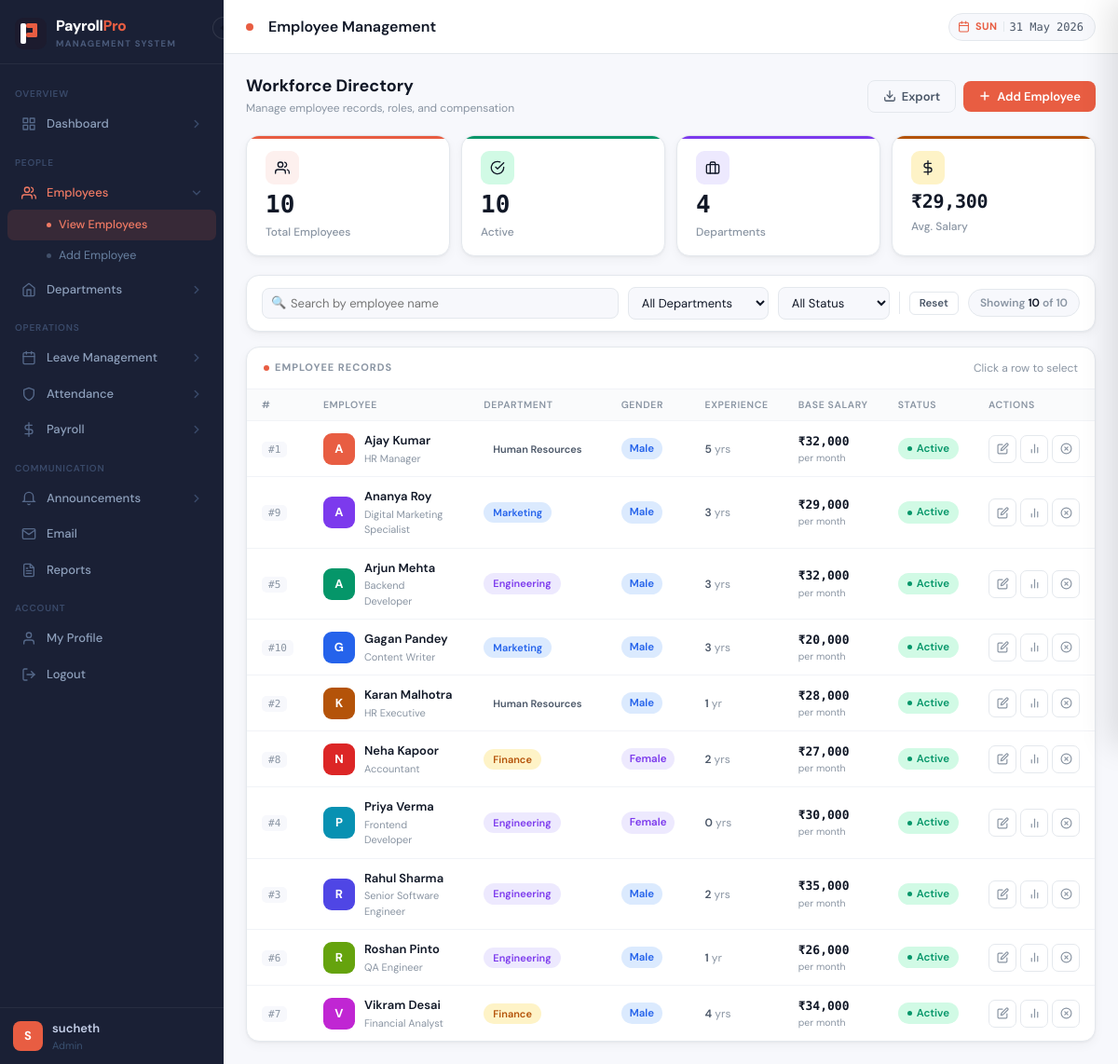
Page /employees (signed in) on the committed database.
### tables this page shows
CREATE TABLE employees (
        employee_id INTEGER PRIMARY KEY AUTOINCREMENT,
        name TEXT NOT NULL, email TEXT UNIQUE, phone TEXT,
        position TEXT, department_id INTEGER, base_salary REAL DEFAULT 0,
        join_date TEXT, status TEXT DEFAULT 'Active',
        profile_pic TEXT DEFAULT 'default.png'
    , gender TEXT DEFAULT '', experience_years INTEGER DEFAULT 0);

CREATE TABLE departments (
        department_id INTEGER PRIMARY KEY AUTOINCREMENT,
        dept_name TEXT NOT NULL UNIQUE, manager TEXT
    );

### app.py (the view)
@app.route("/employees")
@hr_required
def employees():
    conn = get_connection()
    emps = conn.execute("""
        SELECT e.*, d.dept_name FROM employees e
        JOIN departments d ON e.department_id=d.department_id
        ORDER BY e.name
    """).fetchall()
    depts = conn.execute("SELECT * FROM departments").fetchall()
    conn.close()
    open_modal = request.args.get("open") == "add"
    return render_template("employees.html", employees=emps, departments=depts, open_modal=open_modal)

### app.py (called while the page is built)
def hr_required(f):
    from functools import wraps
    @wraps(f)
    def decorated(*args, **kwargs):
        if "user_id" not in session:
            return redirect(url_for("login"))
        if session.get("role") not in ("admin", "hr"):
            flash("Access denied. HR/Admin only.", "danger")
            return redirect(url_for("dashboard"))
        return f(*args, **kwargs)
    return decorated

@app.context_processor
def inject_globals():
    return {"now": datetime.date.today(), "calendar": calendar}

### database.py (called while the page is built)
def get_db_path(username=None):
    DEMO_USERS = {"admin", "hr", "amit"}
    if username is None:
        try:
            from flask import session
            username = session.get("db_owner") or session.get("username", "")
        except RuntimeError:
            return DEMO_DB
    if not username or username.lower() in DEMO_USERS:
        return DEMO_DB
    safe = "".join(c for c in username.lower() if c.isalnum() or c == "_")
    return os.path.join(BASE_DIR, f"payroll_{safe}.db")

def get_connection(username=None):
    db_path = get_db_path(username)
    conn = sqlite3.connect(db_path, timeout=30, check_same_thread=False)
    conn.row_factory = sqlite3.Row
    conn.execute("PRAGMA foreign_keys = ON")
    conn.execute("PRAGMA journal_mode = WAL")
    return conn

### templates/employees.html (shortened to what this page needs)
{% extends "base.html" %}
{% block page_title %}Employee Management{% endblock %}
{% block content %}
<div class="em-page">
  <div class="em-header">
    <div class="em-header-left">
      <div class="em-header-title">Workforce Directory</div>
      <div class="em-header-sub">Manage employee records, roles, and compensation</div>
    </div>
    <div class="em-header-actions">
      <button class="btn btn-outline" onclick="exportTable()" title="Export CSV">
        <svg width="14" height="14" viewBox="0 0 24 24" fill="none" stroke="currentColor" stroke-width="2.2" stroke-linecap="round" stroke-linejoin="round"><path d="M21 15v4a2 2 0 0 1-2 2H5a2 2 0 0 1-2-2v-4"/><polyline points="7 10 12 15 17 10"/><line x1="12" y1="15" x2="12" y2="3"/></svg>
        Export
      </button>
      <button class="btn btn-primary" onclick="openAddModal()">
        <svg width="14" height="14" viewBox="0 0 24 24" fill="none" stroke="currentColor" stroke-width="2.5" stroke-linecap="round" stroke-linejoin="round"><line x1="12" y1="5" x2="12" y2="19"/><line x1="5" y1="12" x2="19" y2="12"/></svg>
        Add Employee
      </button>
    </div>
  </div>
  <div class="em-kpis">
    <div class="stat-card em-kpi-total">
      <div class="stat-icon">
        <svg width="16" height="16" viewBox="0 0 24 24" fill="none" stroke="currentColor" stroke-width="2" stroke-linecap="round" stroke-linejoin="round"><path d="M17 21v-2a4 4 0 0 0-4-4H5a4 4 0 0 0-4 4v2"/><circle cx="9" cy="7" r="4"/><path d="M23 21v-2a4 4 0 0 0-3-3.87"/><path d="M16 3.13a4 4 0 0 1 0 7.75"/></svg>
      </div>
      <div class="stat-value" id="kpiTotal">{{ employees|length }}</div>
      <div class="stat-label">Total Employees</div>
    </div>
    <div class="stat-card em-kpi-active">
      <div class="stat-icon">
        <svg width="16" height="16" viewBox="0 0 24 24" fill="none" stroke="currentColor" stroke-width="2" stroke-linecap="round" stroke-linejoin="round"><path d="M22 11.08V12a10 10 0 1 1-5.93-9.14"/><polyline points="22 4 12 14.01 9 11.01"/></svg>
      </div>
      <div class="stat-value" id="kpiActive">{{ employees|selectattr('status','equalto','Active')|list|length }}</div>
      <div class="stat-label">Active</div>
    </div>
    <div class="stat-card em-kpi-depts">
      <div class="stat-icon">
        <svg width="16" height="16" viewBox="0 0 24 24" fill="none" stroke="currentColor" stroke-width="2" stroke-linecap="round" stroke-linejoin="round"><rect x="2" y="7" width="20" height="14" rx="2"/><path d="M16 21V5a2 2 0 0 0-2-2h-4a2 2 0 0 0-2 2v16"/></svg>
      </div>
      <div class="stat-value">{{ departments|length }}</div>
      <div class="stat-label">Departments</div>
    </div>
    <div class="stat-card em-kpi-salary">
      <div class="stat-icon">
        <svg width="16" height="16" viewBox="0 0 24 24" fill="none" stroke="currentColor" stroke-width="2" stroke-linecap="round" stroke-linejoin="round"><line x1="12" y1="1" x2="12" y2="23"/><path d="M17 5H9.5a3.5 3.5 0 0 0 0 7h5a3.5 3.5 0 0 1 0 7H6"/></svg>
      </div>
      <div class="stat-value em-kpi-val-sm">
        {% if employees %}₹{{ "{:,.0f}".format((employees|sum(attribute='base_salary')) / employees|length) }}{% else %}—{% endif %}
      </div>
      <div class="stat-label">Avg. Salary</div>
    </div>
  </div>
  <div class="em-toolbar">
    <div class="em-search-wrap">
      <span class="em-search-icon">🔍</span>
      <input type="text" id="empSearch" class="em-search" placeholder="Search by employee name" oninput="filterEmployees()">
    </div>
    <select class="em-filter-sel" id="deptFilter" onchange="filterEmployees()">
      <option value="">All Departments</option>
    </select>
    <select class="em-filter-sel" id="statusFilter" onchange="filterEmployees()" style="min-width:120px;">
      <option value="">All Status</option>
    </select>
    <button class="btn btn-outline btn-xs" onclick="resetFilters()">Reset</button>
    <div class="em-count-chip">Showing <span id="visibleCount">{{ employees|length }}</span> of {{ employees|length }}</div>
  </div>
  <div class="em-table-card">
    <div class="em-table-hd">
      <div class="em-table-title">
        <span class="em-table-dot"></span>
        Employee Records
      </div>
      <span style="font-size:12px;color:var(--text-3);">Click a row to select</span>
    </div>
    {% if employees %}
    <table class="em-tbl" id="empTable">
      <thead>
        <tr>
          <th style="width:44px;">#</th>
          <th>Employee</th>
          <th>Department</th>
          <th>Gender</th>
          <th>Experience</th>
          <th>Base Salary</th>
          <th>Status</th>
          <th style="width:110px;">Actions</th>
        </tr>
      </thead>
      <tbody id="empTbody">
        {% for e in employees %}
        {% set av_colors = ['#e85d42','#7c3aed','#059669','#2563eb','#b45309','#dc2626','#0891b2','#4f46e5','#65a30d','#c026d3'] %}
        {% set av_color = av_colors[loop.index0 % 10] %}
        {% set dept_cls = e.dept_name.replace(' ','') %}
        <tr data-name="{{ e.name|lower }}" data-email="{{ (e.email or '')|lower }}"
            data-pos="{{ (e.position or '')|lower }}" data-dept="{{ e.dept_name }}"
            data-status="{{ e.status }}">
          <td><span class="em-id">#{{ e.employee_id }}</span></td>
          <td>
            <div class="em-name-cell">
              <div class="em-avatar" style="background:{{ av_color }};">{{ e.name[0] }}</div>
              <div class="em-name-text">
                <strong>{{ e.name }}</strong>
                <span>{{ e.position or '—' }}</span>
              </div>
            </div>
          </td>
          <td>
            <span class="em-dept dept-{{ dept_cls }}">{{ e.dept_name }}</span>
          </td>
          <td>
            {% if e.gender %}
            <span class="badge badge-{{ 'blue' if e.gender == 'Male' else 'purple' }}">{{ e.gender }}</span>
            {% else %}—{% endif %}
          </td>
          <td>
            <div class="em-exp">
              {% if e.join_date %}
                {% set jy = e.join_date[:4]|int %}
                {% set exp = now.year - jy %}
                <strong>{{ exp }}</strong> yr{% if exp != 1 %}s{% endif %}
              {% else %}—{% endif %}
            </div>
          </td>
          <td>
            <div class="em-salary-main">₹{{ "{:,.0f}".format(e.base_salary) }}</div>
            <div class="em-salary-sub">per month</div>
          </td>
          <td>
            <span class="em-status {{ 'em-status-active' if e.status=='Active' else 'em-status-inactive' }}">
              <span class="em-status-dot"></span>
              {{ e.status }}
            </span>
          </td>
          <td>
            <div class="em-actions">
              <button class="em-action-btn em-action-btn-edit"
                title="Edit Employee"
               onclick="openEditModal({{ e.employee_id }},'{{ e.name }}','{{ e.email or '' }}','{{ e.phone or '' }}','{{ e.position or '' }}',{{ e.department_id }},{{ e.base_salary }},'{{ e.status }}','{{ e.gender or '' }}',{{ e.experience_years or 0 }})">
                <svg width="13" height="13" viewBox="0 0 24 24" fill="none" stroke="currentColor" stroke-width="2.2" stroke-linecap="round" stroke-linejoin="round"><path d="M11 4H4a2 2 0 0 0-2 2v14a2 2 0 0 0 2 2h14a2 2 0 0 0 2-2v-7"/><path d="M18.5 2.5a2.121 2.121 0 0 1 3 3L12 15l-4 1 1-4 9.5-9.5z"/></svg>
              </button>
              <a href="{{ url_for('employee_performance', eid=e.employee_id) }}"
                class="em-action-btn em-action-btn-perf" title="View Performance">
                <svg width="13" height="13" viewBox="0 0 24 24" fill="none" stroke="currentColor" stroke-width="2.2" stroke-linecap="round" stroke-linejoin="round"><line x1="18" y1="20" x2="18" y2="10"/><line x1="12" y1="20" x2="12" y2="4"/><line x1="6" y1="20" x2="6" y2="14"/></svg>
              </a>
              {% if e.status == 'Active' %}
              <a href="{{ url_for('delete_employee', eid=e.employee_id) }}"
                onclick="return confirm('Deactivate {{ e.name }}? This will mark them as inactive.')"
                class="em-action-btn em-action-btn-danger" title="Deactivate">
                <svg width="13" height="13" viewBox="0 0 24 24" fill="none" stroke="currentColor" stroke-width="2.2" stroke-linecap="round" stroke-linejoin="round"><circle cx="12" cy="12" r="10"/><line x1="15" y1="9" x2="9" y2="15"/><line x1="9" y1="9" x2="15" y2="15"/></svg>
              </a>
              {% endif %}
            </div>
          </td>
        </tr>
        {% endfor %}
      </tbody>
    </table>
    {% endif %}
  </div>
</div>
{% endblock %}

### templates/base.html (style rules this page uses)
:root { --brand: #e85d42; --brand-light: #d44f36; --brand-dim: #fdf0ee; --brand-glow: rgba(232,93,66,.13); --accent: #f59e0b; --sidebar-bg: #1a2035; --sidebar-w: 240px; --sidebar-w-sm: 60px; --bg: #f7f8fc; --surface: #ffffff; --border: #e4e8ed; --border-light: #f1f3f7; --text-1: #111827; --text-2: #4b5768; --text-3: #8a95a3; --green: #059669; --green-bg: #d1fae5; --red: #dc2626; --red-bg: #fee2e2; --amber: #b45309; --amber-bg: #fef3c7; --blue: #2563eb; --blue-bg: #dbeafe; --purple: #7c3aed; --purple-bg: #ede9fe; --grey: #6b7280; --grey-bg: #f3f4f6; --radius: 10px; --radius-lg: 14px; --shadow: 0 1px 3px rgba(0,0,0,.06), 0 4px 12px rgba(0,0,0,.04); --shadow-md:0 4px 16px rgba(0,0,0,.10); --font: 'DM Sans', system-ui, sans-serif; --mono: 'DM Mono', monospace; --anim: 220ms cubic-bezier(.4,0,.2,1); }
*, *::before, *::after { box-sizing: border-box; margin: 0; padding: 0; }
html { height: 100%; }
body { font-family: var(--font); background: var(--bg); color: var(--text-1); min-height: 100%; display: flex; font-size: 14px; line-height: 1.5; }
.stat-card { transition: transform .2s cubic-bezier(.22,1,.36,1), box-shadow .2s cubic-bezier(.22,1,.36,1) !important; }
.stat-card { background: var(--surface); border: 1px solid var(--border); border-radius: var(--radius-lg); padding: 16px 20px; box-shadow: var(--shadow); display: flex; flex-direction: column; gap: 8px; cursor: pointer; transition: box-shadow var(--anim), transform var(--anim), border-color var(--anim); position: relative; overflow: hidden; text-decoration: none; }
.stat-card::before { content: ''; position: absolute; top: 0; left: 0; right: 0; height: 3px; background: var(--card-accent, var(--brand)); border-radius: var(--radius-lg) var(--radius-lg) 0 0; }
.stat-icon { width: 36px; height: 36px; border-radius: 9px; display: flex; align-items: center; justify-content: center; font-size: 17px; background: var(--card-bg, var(--brand-dim)); flex-shrink: 0; }
.stat-value { font-size: 26px; font-weight: 700; color: var(--text-1); line-height: 1; font-family: var(--mono); }
.stat-label { font-size: 12px; color: var(--text-3); font-weight: 500; }
.badge { display: inline-flex; align-items: center; gap: 4px; padding: 3px 9px; border-radius: 20px; font-size: 11.5px; font-weight: 600; white-space: nowrap; }
.badge-blue { background: var(--blue-bg); color: var(--blue); }
.badge-purple { background: var(--purple-bg); color: var(--purple); }
.btn { display: inline-flex; align-items: center; gap: 6px; padding: 8px 16px; border-radius: 8px; font-size: 13px; font-weight: 600; font-family: var(--font); cursor: pointer; border: none; text-decoration: none; transition: all var(--anim); white-space: nowrap; }
.btn-primary { background: var(--brand); color: #fff; }
.btn-outline { background: transparent; color: var(--text-2); border: 1px solid var(--border); }
.btn-xs { padding: 4px 10px; font-size: 11.5px; border-radius: 6px; font-weight: 600; }

### rows in the picture
employees: employee_id "1", name "A", name "Ajay Kumar", position "HR Manager", dept_name "Human Resources", gender "Male", base_salary "32,000", status "Active"
employees: employee_id "9", name "A", name "Ananya Roy", position "Digital Marketing Specialist", dept_name "Marketing", gender "Male", base_salary "29,000", status "Active"
employees: employee_id "5", name "A", name "Arjun Mehta", position "Backend Developer", dept_name "Engineering", gender "Male", base_salary "32,000", status "Active"
employees: employee_id "10", name "G", name "Gagan Pandey", position "Content Writer", dept_name "Marketing", gender "Male", base_salary "20,000", status "Active"
employees: employee_id "2", name "K", name "Karan Malhotra", position "HR Executive", dept_name "Human Resources", gender "Male", base_salary "28,000", status "Active"
employees: employee_id "8", name "N", name "Neha Kapoor", position "Accountant", dept_name "Finance", gender "Female", base_salary "27,000", status "Active"
employees: employee_id "4", name "P", name "Priya Verma", position "Frontend Developer", dept_name "Engineering", gender "Female", experience_years "0", base_salary "30,000", status "Active"
employees: employee_id "3", name "R", name "Rahul Sharma", position "Senior Software Engineer", dept_name "Engineering", gender "Male", base_salary "35,000", status "Active"
employees: employee_id "6", name "R", name "Roshan Pinto", position "QA Engineer", dept_name "Engineering", gender "Male", department "1", base_salary "26,000", status "Active"
employees: employee_id "7", name "V", name "Vikram Desai", position "Financial Analyst", dept_name "Finance", gender "Male", base_salary "34,000", status "Active"

### other values in the picture
{{ session.username[0].upper() if session.username else 'U' }} "S"
{{ session.username }} "sucheth"
{{ session.role | capitalize }} "Admin"
{{ employees|length }} "10"
{{ employees|selectattr('status','equalto','Active')|list|length }} "10"
{{ departments|length }} "4"
